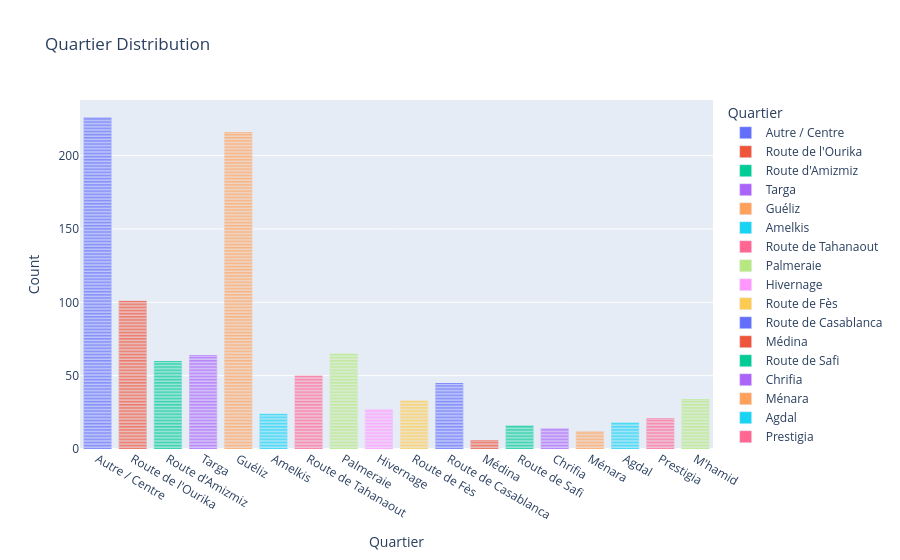

The notebook cell saved with this chart:
### Markdown cell above
## Distribution des quartier (apers le traitement)

### Code cell
fig = px.bar(
    df,
    x = 'quartier',
    title = 'Quartier Distribution',
    color = 'quartier',
    labels={'quartier': 'Quartier'}
)
fig.update_layout(
    bargap=0.2,
    yaxis_title="Count"
)
fig.update_xaxes(dtick=1)
fig.show()

### Figure 1 — Plotly figure (JSON) as saved in the notebook; plotly's stock layout.template omitted (floating-point values rounded to 4 significant figures; data arrays with more than 128 entries replaced by an {"elided": "..."} marker saying what was removed)
{"data": [{"hovertemplate": "Quartier=%{x}<br>count=%{y}<extra></extra>", "legendgroup": "Autre / Centre", "marker": {"color": "#636efa", "pattern": {"shape": ""}}, "name": "Autre / Centre", "orientation": "v", "showlegend": true, "textposition": "auto", "type": "bar", "x": {"elided": "226 str values"}, "xaxis": "x", "y": {"elided": "226 int values"}, "yaxis": "y"}, {"hovertemplate": "Quartier=%{x}<br>count=%{y}<extra></extra>", "legendgroup": "Route de l'Ourika", "marker": {"color": "#EF553B", "pattern": {"shape": ""}}, "name": "Route de l'Ourika", "orientation": "v", "showlegend": true, "textposition": "auto", "type": "bar", "x": ["Route de l'Ourika", "Route de l'Ourika", "Route de l'Ourika", "Route de l'Ourika", "Route de l'Ourika", "Route de l'Ourika", "Route de l'Ourika", "Route de l'Ourika", "Route de l'Ourika", "Route de l'Ourika", "Route de l'Ourika", "Route de l'Ourika", "Route de l'Ourika", "Route de l'Ourika", "Route de l'Ourika", "Route de l'Ourika", "Route de l'Ourika", "Route de l'Ourika", "Route de l'Ourika", "Route de l'Ourika", "Route de l'Ourika", "Route de l'Ourika", "Route de l'Ourika", "Route de l'Ourika", "Route de l'Ourika", "Route de l'Ourika", "Route de l'Ourika", "Route de l'Ourika", "Route de l'Ourika", "Route de l'Ourika", "Route de l'Ourika", "Route de l'Ourika", "Route de l'Ourika", "Route de l'Ourika", "Route de l'Ourika", "Route de l'Ourika", "Route de l'Ourika", "Route de l'Ourika", "Route de l'Ourika", "Route de l'Ourika", "Route de l'Ourika", "Route de l'Ourika", "Route de l'Ourika", "Route de l'Ourika", "Route de l'Ourika", "Route de l'Ourika", "Route de l'Ourika", "Route de l'Ourika", "Route de l'Ourika", "Route de l'Ourika", "Route de l'Ourika", "Route de l'Ourika", "Route de l'Ourika", "Route de l'Ourika", "Route de l'Ourika", "Route de l'Ourika", "Route de l'Ourika", "Route de l'Ourika", "Route de l'Ourika", "Route de l'Ourika", "Route de l'Ourika", "Route de l'Ourika", "Route de l'Ourika", "Route de l'Ourika", "Route de l'Ourika", "Route de l'Ourika", "Route de l'Ourika", "Route de l'Ourika", "Route de l'Ourika", "Route de l'Ourika", "Route de l'Ourika", "Route de l'Ourika", "Route de l'Ourika", "Route de l'Ourika", "Route de l'Ourika", "Route de l'Ourika", "Route de l'Ourika", "Route de l'Ourika", "Route de l'Ourika", "Route de l'Ourika", "Route de l'Ourika", "Route de l'Ourika", "Route de l'Ourika", "Route de l'Ourika", "Route de l'Ourika", "Route de l'Ourika", "Route de l'Ourika", "Route de l'Ourika", "Route de l'Ourika", "Route de l'Ourika", "Route de l'Ourika", "Route de l'Ourika", "Route de l'Ourika", "Route de l'Ourika", "Route de l'Ourika", "Route de l'Ourika", "Route de l'Ourika", "Route de l'Ourika", "Route de l'Ourika", "Route de l'Ourika", "Route de l'Ourika"], "xaxis": "x", "y": [1, 1, 1, 1, 1, 1, 1, 1, 1, 1, 1, 1, 1, 1, 1, 1, 1, 1, 1, 1, 1, 1, 1, 1, 1, 1, 1, 1, 1, 1, 1, 1, 1, 1, 1, 1, 1, 1, 1, 1, 1, 1, 1, 1, 1, 1, 1, 1, 1, 1, 1, 1, 1, 1, 1, 1, 1, 1, 1, 1, 1, 1, 1, 1, 1, 1, 1, 1, 1, 1, 1, 1, 1, 1, 1, 1, 1, 1, 1, 1, 1, 1, 1, 1, 1, 1, 1, 1, 1, 1, 1, 1, 1, 1, 1, 1, 1, 1, 1, 1, 1], "yaxis": "y"}, {"hovertemplate": "Quartier=%{x}<br>count=%{y}<extra></extra>", "legendgroup": "Route d'Amizmiz", "marker": {"color": "#00cc96", "pattern": {"shape": ""}}, "name": "Route d'Amizmiz", "orientation": "v", "showlegend": true, "textposition": "auto", "type": "bar", "x": ["Route d'Amizmiz", "Route d'Amizmiz", "Route d'Amizmiz", "Route d'Amizmiz", "Route d'Amizmiz", "Route d'Amizmiz", "Route d'Amizmiz", "Route d'Amizmiz", "Route d'Amizmiz", "Route d'Amizmiz", "Route d'Amizmiz", "Route d'Amizmiz", "Route d'Amizmiz", "Route d'Amizmiz", "Route d'Amizmiz", "Route d'Amizmiz", "Route d'Amizmiz", "Route d'Amizmiz", "Route d'Amizmiz", "Route d'Amizmiz", "Route d'Amizmiz", "Route d'Amizmiz", "Route d'Amizmiz", "Route d'Amizmiz", "Route d'Amizmiz", "Route d'Amizmiz", "Route d'Amizmiz", "Route d'Amizmiz", "Route d'Amizmiz", "Route d'Amizmiz", "Route d'Amizmiz", "Route d'Amizmiz", "Route d'Amizmiz", "Route d'Amizmiz", "Route d'Amizmiz", "Route d'Amizmiz", "Route d'Amizmiz", "Route d'Amizmiz", "Route d'Amizmiz", "Route d'Amizmiz", "Route d'Amizmiz", "Route d'Amizmiz", "Route d'Amizmiz", "Route d'Amizmiz", "Route d'Amizmiz", "Route d'Amizmiz", "Route d'Amizmiz", "Route d'Amizmiz", "Route d'Amizmiz", "Route d'Amizmiz", "Route d'Amizmiz", "Route d'Amizmiz", "Route d'Amizmiz", "Route d'Amizmiz", "Route d'Amizmiz", "Route d'Amizmiz", "Route d'Amizmiz", "Route d'Amizmiz", "Route d'Amizmiz", "Route d'Amizmiz"], "xaxis": "x", "y": [1, 1, 1, 1, 1, 1, 1, 1, 1, 1, 1, 1, 1, 1, 1, 1, 1, 1, 1, 1, 1, 1, 1, 1, 1, 1, 1, 1, 1, 1, 1, 1, 1, 1, 1, 1, 1, 1, 1, 1, 1, 1, 1, 1, 1, 1, 1, 1, 1, 1, 1, 1, 1, 1, 1, 1, 1, 1, 1, 1], "yaxis": "y"}, {"hovertemplate": "Quartier=%{x}<br>count=%{y}<extra></extra>", "legendgroup": "Targa", "marker": {"color": "#ab63fa", "pattern": {"shape": ""}}, "name": "Targa", "orientation": "v", "showlegend": true, "textposition": "auto", "type": "bar", "x": ["Targa", "Targa", "Targa", "Targa", "Targa", "Targa", "Targa", "Targa", "Targa", "Targa", "Targa", "Targa", "Targa", "Targa", "Targa", "Targa", "Targa", "Targa", "Targa", "Targa", "Targa", "Targa", "Targa", "Targa", "Targa", "Targa", "Targa", "Targa", "Targa", "Targa", "Targa", "Targa", "Targa", "Targa", "Targa", "Targa", "Targa", "Targa", "Targa", "Targa", "Targa", "Targa", "Targa", "Targa", "Targa", "Targa", "Targa", "Targa", "Targa", "Targa", "Targa", "Targa", "Targa", "Targa", "Targa", "Targa", "Targa", "Targa", "Targa", "Targa", "Targa", "Targa", "Targa", "Targa"], "xaxis": "x", "y": [1, 1, 1, 1, 1, 1, 1, 1, 1, 1, 1, 1, 1, 1, 1, 1, 1, 1, 1, 1, 1, 1, 1, 1, 1, 1, 1, 1, 1, 1, 1, 1, 1, 1, 1, 1, 1, 1, 1, 1, 1, 1, 1, 1, 1, 1, 1, 1, 1, 1, 1, 1, 1, 1, 1, 1, 1, 1, 1, 1, 1, 1, 1, 1], "yaxis": "y"}, {"hovertemplate": "Quartier=%{x}<br>count=%{y}<extra></extra>", "legendgroup": "Guéliz", "marker": {"color": "#FFA15A", "pattern": {"shape": ""}}, "name": "Guéliz", "orientation": "v", "showlegend": true, "textposition": "auto", "type": "bar", "x": {"elided": "216 str values"}, "xaxis": "x", "y": {"elided": "216 int values"}, "yaxis": "y"}, {"hovertemplate": "Quartier=%{x}<br>count=%{y}<extra></extra>", "legendgroup": "Amelkis", "marker": {"color": "#19d3f3", "pattern": {"shape": ""}}, "name": "Amelkis", "orientation": "v", "showlegend": true, "textposition": "auto", "type": "bar", "x": ["Amelkis", "Amelkis", "Amelkis", "Amelkis", "Amelkis", "Amelkis", "Amelkis", "Amelkis", "Amelkis", "Amelkis", "Amelkis", "Amelkis", "Amelkis", "Amelkis", "Amelkis", "Amelkis", "Amelkis", "Amelkis", "Amelkis", "Amelkis", "Amelkis", "Amelkis", "Amelkis", "Amelkis"], "xaxis": "x", "y": [1, 1, 1, 1, 1, 1, 1, 1, 1, 1, 1, 1, 1, 1, 1, 1, 1, 1, 1, 1, 1, 1, 1, 1], "yaxis": "y"}, {"hovertemplate": "Quartier=%{x}<br>count=%{y}<extra></extra>", "legendgroup": "Route de Tahanaout", "marker": {"color": "#FF6692", "pattern": {"shape": ""}}, "name": "Route de Tahanaout", "orientation": "v", "showlegend": true, "textposition": "auto", "type": "bar", "x": ["Route de Tahanaout", "Route de Tahanaout", "Route de Tahanaout", "Route de Tahanaout", "Route de Tahanaout", "Route de Tahanaout", "Route de Tahanaout", "Route de Tahanaout", "Route de Tahanaout", "Route de Tahanaout", "Route de Tahanaout", "Route de Tahanaout", "Route de Tahanaout", "Route de Tahanaout", "Route de Tahanaout", "Route de Tahanaout", "Route de Tahanaout", "Route de Tahanaout", "Route de Tahanaout", "Route de Tahanaout", "Route de Tahanaout", "Route de Tahanaout", "Route de Tahanaout", "Route de Tahanaout", "Route de Tahanaout", "Route de Tahanaout", "Route de Tahanaout", "Route de Tahanaout", "Route de Tahanaout", "Route de Tahanaout", "Route de Tahanaout", "Route de Tahanaout", "Route de Tahanaout", "Route de Tahanaout", "Route de Tahanaout", "Route de Tahanaout", "Route de Tahanaout", "Route de Tahanaout", "Route de Tahanaout", "Route de Tahanaout", "Route de Tahanaout", "Route de Tahanaout", "Route de Tahanaout", "Route de Tahanaout", "Route de Tahanaout", "Route de Tahanaout", "Route de Tahanaout", "Route de Tahanaout", "Route de Tahanaout", "Route de Tahanaout"], "xaxis": "x", "y": [1, 1, 1, 1, 1, 1, 1, 1, 1, 1, 1, 1, 1, 1, 1, 1, 1, 1, 1, 1, 1, 1, 1, 1, 1, 1, 1, 1, 1, 1, 1, 1, 1, 1, 1, 1, 1, 1, 1, 1, 1, 1, 1, 1, 1, 1, 1, 1, 1, 1], "yaxis": "y"}, {"hovertemplate": "Quartier=%{x}<br>count=%{y}<extra></extra>", "legendgroup": "Palmeraie", "marker": {"color": "#B6E880", "pattern": {"shape": ""}}, "name": "Palmeraie", "orientation": "v", "showlegend": true, "textposition": "auto", "type": "bar", "x": ["Palmeraie", "Palmeraie", "Palmeraie", "Palmeraie", "Palmeraie", "Palmeraie", "Palmeraie", "Palmeraie", "Palmeraie", "Palmeraie", "Palmeraie", "Palmeraie", "Palmeraie", "Palmeraie", "Palmeraie", "Palmeraie", "Palmeraie", "Palmeraie", "Palmeraie", "Palmeraie", "Palmeraie", "Palmeraie", "Palmeraie", "Palmeraie", "Palmeraie", "Palmeraie", "Palmeraie", "Palmeraie", "Palmeraie", "Palmeraie", "Palmeraie", "Palmeraie", "Palmeraie", "Palmeraie", "Palmeraie", "Palmeraie", "Palmeraie", "Palmeraie", "Palmeraie", "Palmeraie", "Palmeraie", "Palmeraie", "Palmeraie", "Palmeraie", "Palmeraie", "Palmeraie", "Palmeraie", "Palmeraie", "Palmeraie", "Palmeraie", "Palmeraie", "Palmeraie", "Palmeraie", "Palmeraie", "Palmeraie", "Palmeraie", "Palmeraie", "Palmeraie", "Palmeraie", "Palmeraie", "Palmeraie", "Palmeraie", "Palmeraie", "Palmeraie", "Palmeraie"], "xaxis": "x", "y": [1, 1, 1, 1, 1, 1, 1, 1, 1, 1, 1, 1, 1, 1, 1, 1, 1, 1, 1, 1, 1, 1, 1, 1, 1, 1, 1, 1, 1, 1, 1, 1, 1, 1, 1, 1, 1, 1, 1, 1, 1, 1, 1, 1, 1, 1, 1, 1, 1, 1, 1, 1, 1, 1, 1, 1, 1, 1, 1, 1, 1, 1, 1, 1, 1], "yaxis": "y"}, {"hovertemplate": "Quartier=%{x}<br>count=%{y}<extra></extra>", "legendgroup": "Hivernage", "marker": {"color": "#FF97FF", "pattern": {"shape": ""}}, "name": "Hivernage", "orientation": "v", "showlegend": true, "textposition": "auto", "type": "bar", "x": ["Hivernage", "Hivernage", "Hivernage", "Hivernage", "Hivernage", "Hivernage", "Hivernage", "Hivernage", "Hivernage", "Hivernage", "Hivernage", "Hivernage", "Hivernage", "Hivernage", "Hivernage", "Hivernage", "Hivernage", "Hivernage", "Hivernage", "Hivernage", "Hivernage", "Hivernage", "Hivernage", "Hivernage", "Hivernage", "Hivernage", "Hivernage"], "xaxis": "x", "y": [1, 1, 1, 1, 1, 1, 1, 1, 1, 1, 1, 1, 1, 1, 1, 1, 1, 1, 1, 1, 1, 1, 1, 1, 1, 1, 1], "yaxis": "y"}, {"hovertemplate": "Quartier=%{x}<br>count=%{y}<extra></extra>", "legendgroup": "Route de Fès", "marker": {"color": "#FECB52", "pattern": {"shape": ""}}, "name": "Route de Fès", "orientation": "v", "showlegend": true, "textposition": "auto", "type": "bar", "x": ["Route de Fès", "Route de Fès", "Route de Fès", "Route de Fès", "Route de Fès", "Route de Fès", "Route de Fès", "Route de Fès", "Route de Fès", "Route de Fès", "Route de Fès", "Route de Fès", "Route de Fès", "Route de Fès", "Route de Fès", "Route de Fès", "Route de Fès", "Route de Fès", "Route de Fès", "Route de Fès", "Route de Fès", "Route de Fès", "Route de Fès", "Route de Fès", "Route de Fès", "Route de Fès", "Route de Fès", "Route de Fès", "Route de Fès", "Route de Fès", "Route de Fès", "Route de Fès", "Route de Fès"], "xaxis": "x", "y": [1, 1, 1, 1, 1, 1, 1, 1, 1, 1, 1, 1, 1, 1, 1, 1, 1, 1, 1, 1, 1, 1, 1, 1, 1, 1, 1, 1, 1, 1, 1, 1, 1], "yaxis": "y"}, {"hovertemplate": "Quartier=%{x}<br>count=%{y}<extra></extra>", "legendgroup": "Route de Casablanca", "marker": {"color": "#636efa", "pattern": {"shape": ""}}, "name": "Route de Casablanca", "orientation": "v", "showlegend": true, "textposition": "auto", "type": "bar", "x": ["Route de Casablanca", "Route de Casablanca", "Route de Casablanca", "Route de Casablanca", "Route de Casablanca", "Route de Casablanca", "Route de Casablanca", "Route de Casablanca", "Route de Casablanca", "Route de Casablanca", "Route de Casablanca", "Route de Casablanca", "Route de Casablanca", "Route de Casablanca", "Route de Casablanca", "Route de Casablanca", "Route de Casablanca", "Route de Casablanca", "Route de Casablanca", "Route de Casablanca", "Route de Casablanca", "Route de Casablanca", "Route de Casablanca", "Route de Casablanca", "Route de Casablanca", "Route de Casablanca", "Route de Casablanca", "Route de Casablanca", "Route de Casablanca", "Route de Casablanca", "Route de Casablanca", "Route de Casablanca", "Route de Casablanca", "Route de Casablanca", "Route de Casablanca", "Route de Casablanca", "Route de Casablanca", "Route de Casablanca", "Route de Casablanca", "Route de Casablanca", "Route de Casablanca", "Route de Casablanca", "Route de Casablanca", "Route de Casablanca", "Route de Casablanca"], "xaxis": "x", "y": [1, 1, 1, 1, 1, 1, 1, 1, 1, 1, 1, 1, 1, 1, 1, 1, 1, 1, 1, 1, 1, 1, 1, 1, 1, 1, 1, 1, 1, 1, 1, 1, 1, 1, 1, 1, 1, 1, 1, 1, 1, 1, 1, 1, 1], "yaxis": "y"}, {"hovertemplate": "Quartier=%{x}<br>count=%{y}<extra></extra>", "legendgroup": "Médina", "marker": {"color": "#EF553B", "pattern": {"shape": ""}}, "name": "Médina", "orientation": "v", "showlegend": true, "textposition": "auto", "type": "bar", "x": ["Médina", "Médina", "Médina", "Médina", "Médina", "Médina"], "xaxis": "x", "y": [1, 1, 1, 1, 1, 1], "yaxis": "y"}, {"hovertemplate": "Quartier=%{x}<br>count=%{y}<extra></extra>", "legendgroup": "Route de Safi", "marker": {"color": "#00cc96", "pattern": {"shape": ""}}, "name": "Route de Safi", "orientation": "v", "showlegend": true, "textposition": "auto", "type": "bar", "x": ["Route de Safi", "Route de Safi", "Route de Safi", "Route de Safi", "Route de Safi", "Route de Safi", "Route de Safi", "Route de Safi", "Route de Safi", "Route de Safi", "Route de Safi", "Route de Safi", "Route de Safi", "Route de Safi", "Route de Safi", "Route de Safi"], "xaxis": "x", "y": [1, 1, 1, 1, 1, 1, 1, 1, 1, 1, 1, 1, 1, 1, 1, 1], "yaxis": "y"}, {"hovertemplate": "Quartier=%{x}<br>count=%{y}<extra></extra>", "legendgroup": "Chrifia", "marker": {"color": "#ab63fa", "pattern": {"shape": ""}}, "name": "Chrifia", "orientation": "v", "showlegend": true, "textposition": "auto", "type": "bar", "x": ["Chrifia", "Chrifia", "Chrifia", "Chrifia", "Chrifia", "Chrifia", "Chrifia", "Chrifia", "Chrifia", "Chrifia", "Chrifia", "Chrifia", "Chrifia", "Chrifia"], "xaxis": "x", "y": [1, 1, 1, 1, 1, 1, 1, 1, 1, 1, 1, 1, 1, 1], "yaxis": "y"}, {"hovertemplate": "Quartier=%{x}<br>count=%{y}<extra></extra>", "legendgroup": "Ménara", "marker": {"color": "#FFA15A", "pattern": {"shape": ""}}, "name": "Ménara", "orientation": "v", "showlegend": true, "textposition": "auto", "type": "bar", "x": ["Ménara", "Ménara", "Ménara", "Ménara", "Ménara", "Ménara", "Ménara", "Ménara", "Ménara", "Ménara", "Ménara", "Ménara"], "xaxis": "x", "y": [1, 1, 1, 1, 1, 1, 1, 1, 1, 1, 1, 1], "yaxis": "y"}, {"hovertemplate": "Quartier=%{x}<br>count=%{y}<extra></extra>", "legendgroup": "Agdal", "marker": {"color": "#19d3f3", "pattern": {"shape": ""}}, "name": "Agdal", "orientation": "v", "showlegend": true, "textposition": "auto", "type": "bar", "x": ["Agdal", "Agdal", "Agdal", "Agdal", "Agdal", "Agdal", "Agdal", "Agdal", "Agdal", "Agdal", "Agdal", "Agdal", "Agdal", "Agdal", "Agdal", "Agdal", "Agdal", "Agdal"], "xaxis": "x", "y": [1, 1, 1, 1, 1, 1, 1, 1, 1, 1, 1, 1, 1, 1, 1, 1, 1, 1], "yaxis": "y"}, {"hovertemplate": "Quartier=%{x}<br>count=%{y}<extra></extra>", "legendgroup": "Prestigia", "marker": {"color": "#FF6692", "pattern": {"shape": ""}}, "name": "Prestigia", "orientation": "v", "showlegend": true, "textposition": "auto", "type": "bar", "x": ["Prestigia", "Prestigia", "Prestigia", "Prestigia", "Prestigia", "Prestigia", "Prestigia", "Prestigia", "Prestigia", "Prestigia", "Prestigia", "Prestigia", "Prestigia", "Prestigia", "Prestigia", "Prestigia", "Prestigia", "Prestigia", "Prestigia", "Prestigia", "Prestigia"], "xaxis": "x", "y": [1, 1, 1, 1, 1, 1, 1, 1, 1, 1, 1, 1, 1, 1, 1, 1, 1, 1, 1, 1, 1], "yaxis": "y"}, {"hovertemplate": "Quartier=%{x}<br>count=%{y}<extra></extra>", "legendgroup": "M'hamid", "marker": {"color": "#B6E880", "pattern": {"shape": ""}}, "name": "M'hamid", "orientation": "v", "showlegend": true, "textposition": "auto", "type": "bar", "x": ["M'hamid", "M'hamid", "M'hamid", "M'hamid", "M'hamid", "M'hamid", "M'hamid", "M'hamid", "M'hamid", "M'hamid", "M'hamid", "M'hamid", "M'hamid", "M'hamid", "M'hamid", "M'hamid", "M'hamid", "M'hamid", "M'hamid", "M'hamid", "M'hamid", "M'hamid", "M'hamid", "M'hamid", "M'hamid", "M'hamid", "M'hamid", "M'hamid", "M'hamid", "M'hamid", "M'hamid", "M'hamid", "M'hamid", "M'hamid"], "xaxis": "x", "y": [1, 1, 1, 1, 1, 1, 1, 1, 1, 1, 1, 1, 1, 1, 1, 1, 1, 1, 1, 1, 1, 1, 1, 1, 1, 1, 1, 1, 1, 1, 1, 1, 1, 1], "yaxis": "y"}], "layout": {"bargap": 0.2, "barmode": "relative", "legend": {"title": {"text": "Quartier"}, "tracegroupgap": 0}, "title": {"text": "Quartier Distribution"}, "xaxis": {"anchor": "y", "categoryarray": ["Autre / Centre", "Route de l'Ourika", "Route d'Amizmiz", "Targa", "Guéliz", "Amelkis", "Route de Tahanaout", "Palmeraie", "Hivernage", "Route de Fès", "Route de Casablanca", "Médina", "Route de Safi", "Chrifia", "Ménara", "Agdal", "Prestigia", "M'hamid"], "categoryorder": "array", "domain": [0, 1], "dtick": 1, "title": {"text": "Quartier"}}, "yaxis": {"anchor": "x", "domain": [0, 1], "title": {"text": "Count"}}}}
